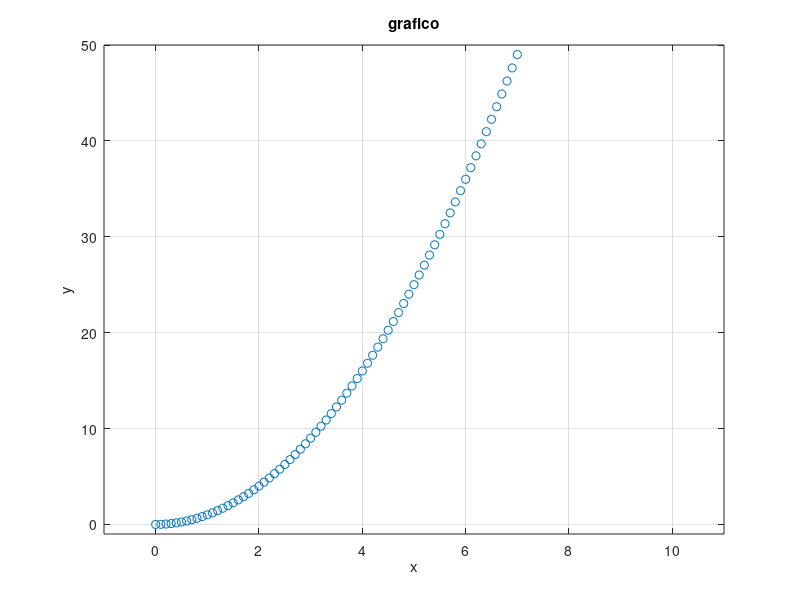

Here is the MATLAB script that generated this plot:
clear; close('all');
x=0:0.1:10;
y=x.^2;
z=3*x;
plot(x,y,' o')
axis([-1 11 -1 50])
xlabel('x')
ylabel('y')
title('grafico')
grid on
